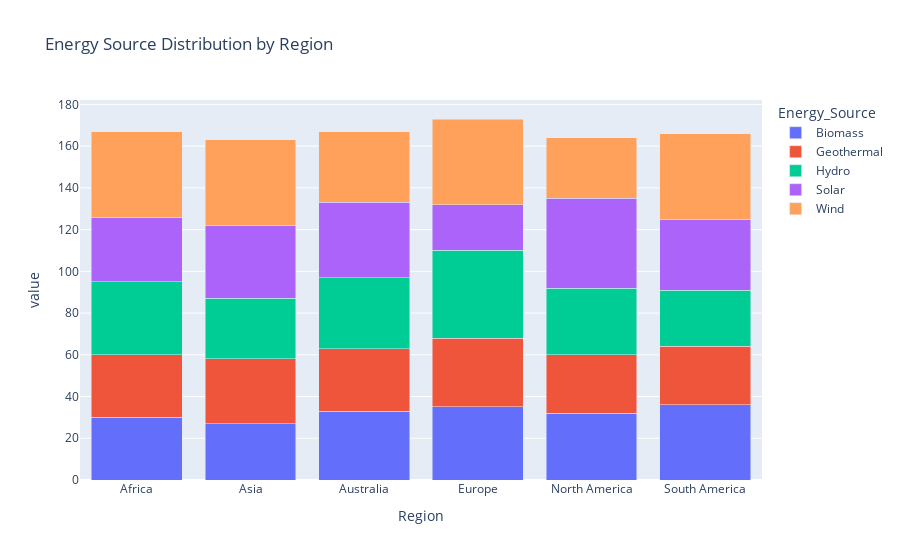

The code cell stored with this chart in its notebook:
### Markdown cell above
### Regional Energy Source Distribution

### Code cell
region_energy = pd.crosstab(df['Region'], df['Energy_Source'])
fig4 = px.bar(region_energy, 
              title='Energy Source Distribution by Region',
              barmode='stack')
fig4.show()

### Figure 1 — Plotly figure (JSON) as saved in the notebook; plotly's stock layout.template omitted (floating-point values rounded to 4 significant figures)
{"data": [{"alignmentgroup": "True", "hovertemplate": "Energy_Source=Biomass<br>Region=%{x}<br>value=%{y}<extra></extra>", "legendgroup": "Biomass", "marker": {"color": "#636efa", "pattern": {"shape": ""}}, "name": "Biomass", "offsetgroup": "Biomass", "orientation": "v", "showlegend": true, "textposition": "auto", "type": "bar", "x": ["Africa", "Asia", "Australia", "Europe", "North America", "South America"], "xaxis": "x", "y": [30, 27, 33, 35, 32, 36], "yaxis": "y"}, {"alignmentgroup": "True", "hovertemplate": "Energy_Source=Geothermal<br>Region=%{x}<br>value=%{y}<extra></extra>", "legendgroup": "Geothermal", "marker": {"color": "#EF553B", "pattern": {"shape": ""}}, "name": "Geothermal", "offsetgroup": "Geothermal", "orientation": "v", "showlegend": true, "textposition": "auto", "type": "bar", "x": ["Africa", "Asia", "Australia", "Europe", "North America", "South America"], "xaxis": "x", "y": [30, 31, 30, 33, 28, 28], "yaxis": "y"}, {"alignmentgroup": "True", "hovertemplate": "Energy_Source=Hydro<br>Region=%{x}<br>value=%{y}<extra></extra>", "legendgroup": "Hydro", "marker": {"color": "#00cc96", "pattern": {"shape": ""}}, "name": "Hydro", "offsetgroup": "Hydro", "orientation": "v", "showlegend": true, "textposition": "auto", "type": "bar", "x": ["Africa", "Asia", "Australia", "Europe", "North America", "South America"], "xaxis": "x", "y": [35, 29, 34, 42, 32, 27], "yaxis": "y"}, {"alignmentgroup": "True", "hovertemplate": "Energy_Source=Solar<br>Region=%{x}<br>value=%{y}<extra></extra>", "legendgroup": "Solar", "marker": {"color": "#ab63fa", "pattern": {"shape": ""}}, "name": "Solar", "offsetgroup": "Solar", "orientation": "v", "showlegend": true, "textposition": "auto", "type": "bar", "x": ["Africa", "Asia", "Australia", "Europe", "North America", "South America"], "xaxis": "x", "y": [31, 35, 36, 22, 43, 34], "yaxis": "y"}, {"alignmentgroup": "True", "hovertemplate": "Energy_Source=Wind<br>Region=%{x}<br>value=%{y}<extra></extra>", "legendgroup": "Wind", "marker": {"color": "#FFA15A", "pattern": {"shape": ""}}, "name": "Wind", "offsetgroup": "Wind", "orientation": "v", "showlegend": true, "textposition": "auto", "type": "bar", "x": ["Africa", "Asia", "Australia", "Europe", "North America", "South America"], "xaxis": "x", "y": [41, 41, 34, 41, 29, 41], "yaxis": "y"}], "layout": {"barmode": "stack", "legend": {"title": {"text": "Energy_Source"}, "tracegroupgap": 0}, "title": {"text": "Energy Source Distribution by Region"}, "xaxis": {"anchor": "y", "domain": [0, 1], "title": {"text": "Region"}}, "yaxis": {"anchor": "x", "domain": [0, 1], "title": {"text": "value"}}}}
